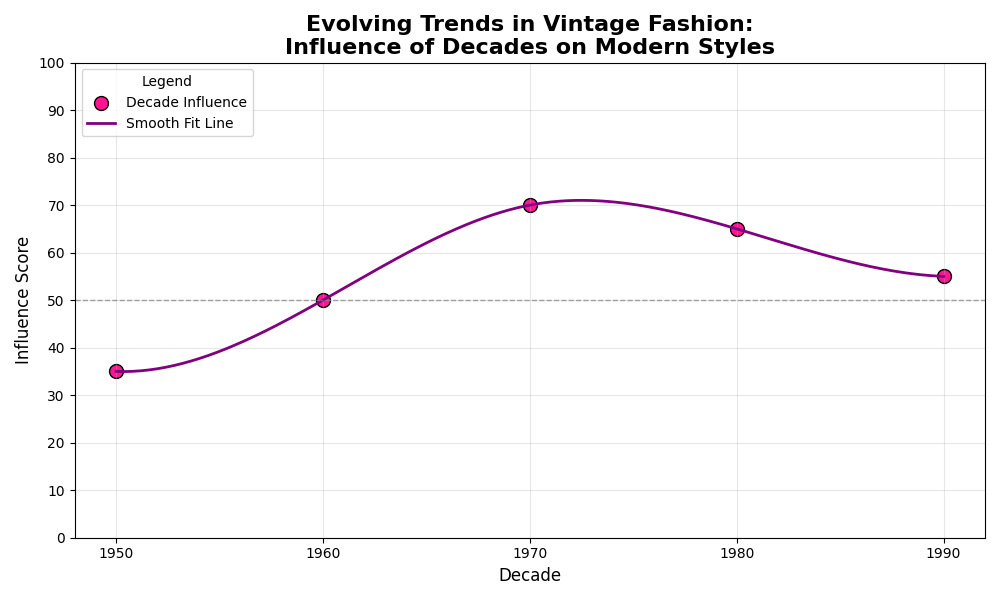

Python code for this plot:
import numpy as np
import matplotlib.pyplot as plt
from scipy.interpolate import make_interp_spline

# Define decades and their influence scores (excluding 1940s)
decades = np.array([1950, 1960, 1970, 1980, 1990])
influence_scores = np.array([35, 50, 70, 65, 55])

# Generate a smooth curve using spline interpolation
decades_smooth = np.linspace(decades.min(), decades.max(), 300)
spline = make_interp_spline(decades, influence_scores, k=3)
influence_scores_smooth = spline(decades_smooth)

# Plot setup
plt.figure(figsize=(10, 6))
plt.scatter(decades, influence_scores, color='deeppink', label='Decade Influence', s=100, edgecolor='black')
plt.plot(decades_smooth, influence_scores_smooth, color='purple', linestyle='-', linewidth=2, label='Smooth Fit Line')

# Title, labels, and legend
plt.title('Evolving Trends in Vintage Fashion:\nInfluence of Decades on Modern Styles', fontsize=16, fontweight='bold')
plt.xlabel('Decade', fontsize=12)
plt.ylabel('Influence Score', fontsize=12)
plt.xticks(decades)
plt.yticks(range(0, 101, 10))
plt.legend(title='Legend', loc='upper left')

# Grid and horizontal reference line
plt.grid(alpha=0.3)
plt.axhline(y=50, color='gray', linestyle='--', linewidth=1, alpha=0.7)

# Automatically adjust layout
plt.tight_layout()

# Show plot
plt.show()
